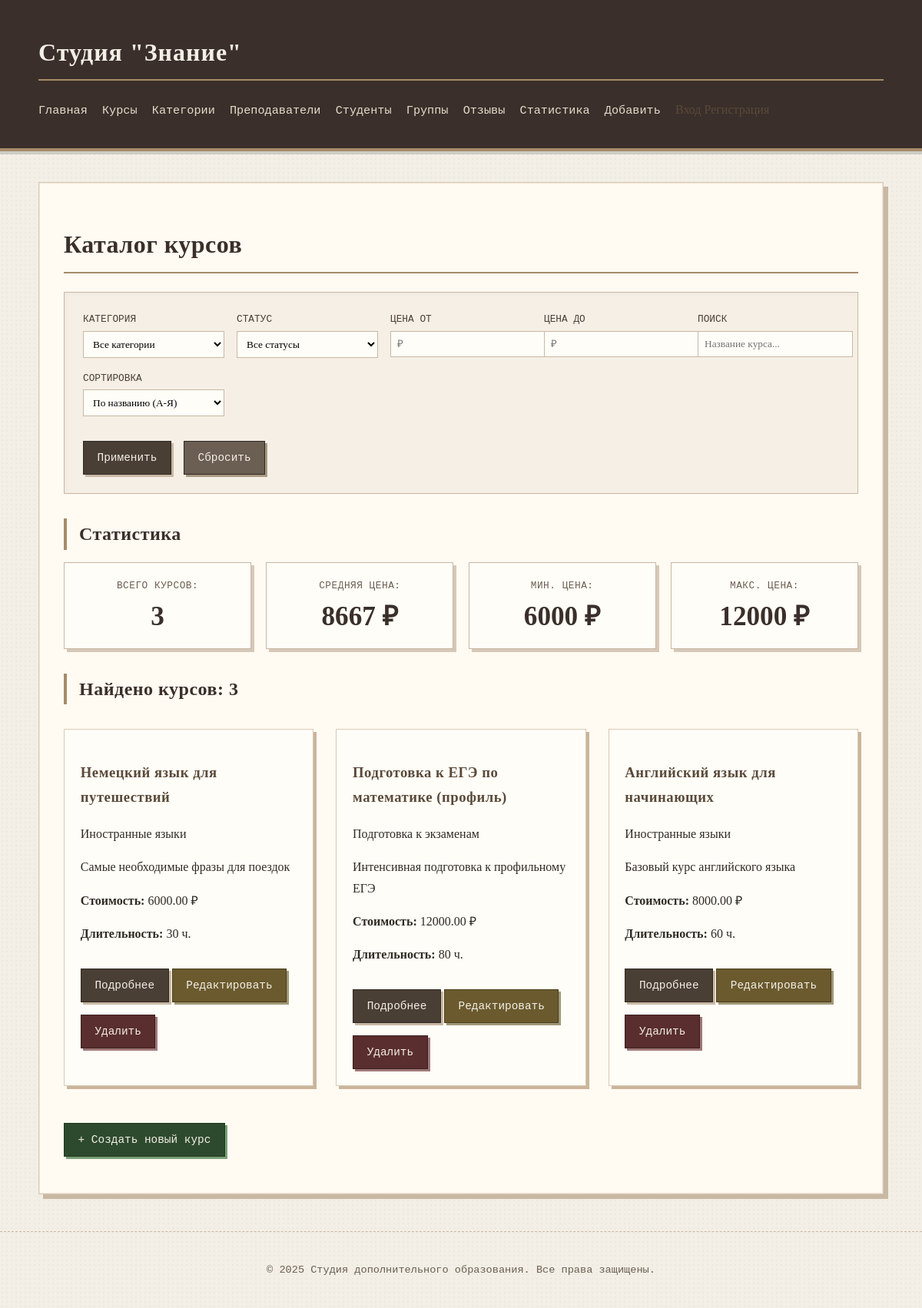
The page /education/courses/filter/ on the database its author committed.
### education/models.py (models this page shows, shortened)
class Course(models.Model):
    class Status(models.IntegerChoices):
        DRAFT = 0, 'Черновик'
        PUBLISHED = 1, 'Опубликован'
    category = models.ForeignKey(
        Category,
        on_delete=models.SET_NULL,
        null=True,
        related_name='courses',
        verbose_name="Категория"
    )
    title = models.CharField(max_length=100, verbose_name="Название")
    slug = models.SlugField(max_length=100, unique=True, db_index=True, verbose_name="URL")
    description = models.TextField(verbose_name="Краткое описание")
    full_description = models.TextField(blank=True, verbose_name="Полное описание")
    duration_hours = models.IntegerField(verbose_name="Длительность (часы)")
    price = models.DecimalField(max_digits=10, decimal_places=2, verbose_name="Стоимость")
    status = models.IntegerField(
        choices=Status.choices,
        default=Status.DRAFT,
        verbose_name="Статус"
    )
    time_create = models.DateTimeField(auto_now_add=True, verbose_name="Дата создания")
    time_update = models.DateTimeField(auto_now=True, verbose_name="Дата изменения")
    class Meta:
        db_table = 'courses'
        verbose_name = 'Курс'
        verbose_name_plural = 'Курсы'
        ordering = ['-time_create']
    def get_absolute_url(self):
        return reverse('course-detail-slug', kwargs={'course_slug': self.slug})

class Category(models.Model):
    name = models.CharField(max_length=100, verbose_name="Название категории", unique=True)
    slug = models.SlugField(max_length=100, unique=True, db_index=True, verbose_name="URL")
    description = models.TextField(blank=True, verbose_name="Описание категории")
    class Meta:
        db_table = 'categories'
        verbose_name = 'Категория'
        verbose_name_plural = 'Категории'
        ordering = ['name']
    def __str__(self):
        return self.name

### education/views.py (the view)
# urls.py: path('courses/filter/', views.courses_filtered, name='courses-filtered'),
def courses_filtered(request):
    courses = Course.published.all()
    form = CourseFilterForm(request.GET)
    if form.is_valid():
        category = form.cleaned_data.get('category')
        if category:
            courses = courses.filter(category=category)
        status = form.cleaned_data.get('status')
        if status:
            courses = courses.filter(status=status)
        price_min = form.cleaned_data.get('price_min')
        if price_min:
            courses = courses.filter(price__gte=price_min)
        price_max = form.cleaned_data.get('price_max')
        if price_max:
            courses = courses.filter(price__lte=price_max)
        search = form.cleaned_data.get('search')
        if search:
            courses = courses.filter(
                Q(title__icontains=search) |
                Q(description__icontains=search)
            )
        ordering = form.cleaned_data.get('ordering')
        if ordering:
            courses = courses.order_by(ordering)
        else:
            courses = courses.order_by('-time_create')
    courses = courses.select_related('category')
    stats = {
        'total': courses.count(),
        'avg_price': courses.aggregate(avg=Avg('price'))['avg'],
        'min_price': courses.aggregate(min=Min('price'))['min'],
        'max_price': courses.aggregate(max=Max('price'))['max'],
        'total_duration': courses.aggregate(sum=Sum('duration_hours'))['sum'],
    }
    data = {
        'title': 'Каталог курсов',
        'courses': courses,
        'form': form,
        'stats': stats,
    }
    return render(request, 'education/courses_filtered.html', data)

### education/models.py (called while the page is built)
    def get_queryset(self):
        return super().get_queryset().filter(status=Course.Status.PUBLISHED)

### education/templates/education/courses_filtered.html (shortened to what this page needs)
{% extends 'base.html' %}
{% block content %}
    <h1>{{ title }}</h1>
    <div class="filter-section">
        <form method="get" class="filter-form">
            <div class="filter-grid">
                {% for field in form %}
                <div class="filter-field">
                    <label>{{ field.label }}</label>
                    {{ field }}
                </div>
                {% endfor %}
            </div>
            <div class="filter-actions">
                <button type="submit" class="btn btn-primary">Применить</button>
                <a href="{% url 'courses-filtered' %}" class="btn btn-secondary">Сбросить</a>
            </div>
        </form>
    </div>
    {% if stats %}
    <div class="stats-section">
        <h2>Статистика</h2>
        <div class="stats-grid">
            <div class="stat-card">
                <span class="stat-label">Всего курсов:</span>
                <span class="stat-value">{{ stats.total }}</span>
            </div>
            {% if stats.avg_price %}
            <div class="stat-card">
                <span class="stat-label">Средняя цена:</span>
                <span class="stat-value">{{ stats.avg_price|floatformat:0 }} ₽</span>
            </div>
            {% endif %}
            {% if stats.min_price %}
            <div class="stat-card">
                <span class="stat-label">Мин. цена:</span>
                <span class="stat-value">{{ stats.min_price|floatformat:0 }} ₽</span>
            </div>
            {% endif %}
            {% if stats.max_price %}
            <div class="stat-card">
                <span class="stat-label">Макс. цена:</span>
                <span class="stat-value">{{ stats.max_price|floatformat:0 }} ₽</span>
            </div>
            {% endif %}
        </div>
    </div>
    {% endif %}
    <div class="courses-section">
        <h2>Найдено курсов: {{ courses.count }}</h2>
        {% if courses %}
        <div class="course-grid">
            {% for course in courses %}
            <div class="course-card">
                <h3>
                    <a href="{{ course.get_absolute_url }}">{{ course.title }}</a>
                </h3>
                <p class="category">{{ course.category.name }}</p>
                <p>{{ course.description|truncatewords:20 }}</p>
                <p><strong>Стоимость:</strong> {{ course.price }} ₽</p>
                <p><strong>Длительность:</strong> {{ course.duration_hours }} ч.</p>
                <div class="course-actions">
                    <a href="{{ course.get_absolute_url }}" class="btn">Подробнее</a>
                    <a href="{% url 'course-update' course.slug %}" class="btn btn-edit">Редактировать</a>
                    <a href="{% url 'course-delete' course.slug %}" class="btn btn-danger">Удалить</a>
                </div>
            </div>
            {% endfor %}
        </div>
        {% else %}
        <p>Курсы не найдены. Попробуйте изменить параметры фильтрации.</p>
        {% endif %}
    </div>
    <p class="back-link">
        <a href="{% url 'course-create' %}" class="btn btn-success">+ Создать новый курс</a>
    </p>
{% endblock %}

### education/static/education/css/styles.css (style rules this page uses)
body { font-family: "Georgia", "Times New Roman", serif; line-height: 1.7; margin: 0; padding: 0; background-color: #f3efe6; color: #2f2a24; background-image: radial-gradient(rgba(0,0,0,0.03) 1px, transparent 1px); background-size: 6px 6px; }
.course-grid { display: grid; grid-template-columns: repeat(auto-fill, minmax(280px, 1fr)); gap: 1.8rem; margin-top: 2rem; }
.course-card { background: #fffdf7; border: 1px solid #d8c9b6; padding: 1.3rem; box-shadow: 4px 4px 0 #cbb59a; transition: transform 0.15s ease, box-shadow 0.15s ease; }
.btn { display: inline-block; background-color: #4a3f35; color: #f3efe6; padding: 0.55rem 1.1rem; text-decoration: none; border: 1px solid #2f2a24; font-family: "Courier New", monospace; font-size: 0.9rem; margin-top: 1rem; box-shadow: 3px 3px 0 #c9b8a3; transition: all 0.15s ease; }
h1, h2, h3, h4, h5, h6 { font-family: "Georgia", "Times New Roman", serif; font-weight: 600; color: #3a2f2a; letter-spacing: 0.5px; }
h1 { border-bottom: 2px solid #a78b6a; padding-bottom: 0.5rem; margin-bottom: 1.5rem; }
h2 { font-size: 1.5rem; margin: 1.5rem 0 1rem; border-left: 4px solid #a78b6a; padding-left: 1rem; }
.btn-primary { background-color: #4a3f35; color: #f3efe6; }
.btn-secondary { background-color: #6b5e52; color: #f3efe6; box-shadow: 3px 3px 0 #a89883; }
.btn-danger { background-color: #5a2e2e; color: #f3efe6; border-color: #3a1e1e; box-shadow: 3px 3px 0 #a07878; }
.btn-success { background-color: #2e4a2e; color: #f3efe6; border-color: #1e3a1e; box-shadow: 3px 3px 0 #78a078; }
.btn-edit { background-color: #6b5a2e; color: #f3efe6; border-color: #4a3e1e; box-shadow: 3px 3px 0 #a09878; }
.stats-section { margin: 2rem 0; }
.stats-grid { display: grid; grid-template-columns: repeat(auto-fit, minmax(160px, 1fr)); gap: 1.2rem; }
.stat-card { background: #fffdf7; border: 1px solid #c9b8a3; padding: 1.2rem; text-align: center; box-shadow: 4px 4px 0 #d6c8b8; }
.stat-label { display: block; font-family: "Courier New", monospace; font-size: 0.8rem; text-transform: uppercase; letter-spacing: 0.5px; color: #6b5e52; margin-bottom: 0.5rem; }
.stat-value { display: block; font-family: "Georgia", serif; font-size: 2.2rem; font-weight: 700; color: #3a2f2a; line-height: 1.2; }
a { color: #5a4a3a; text-decoration: none; transition: all 0.15s ease; }
.filter-section { background: #f5efe6; padding: 1.5rem; border: 1px solid #c9b8a3; margin-bottom: 2rem; box-shadow: inset 2px 2px 4px rgba(0,0,0,0.03); }
.filter-grid { display: grid; grid-template-columns: repeat(auto-fit, minmax(180px, 1fr)); gap: 1rem; margin-bottom: 1rem; }
.filter-field label { display: block; margin-bottom: 0.25rem; font-family: "Courier New", monospace; font-size: 0.8rem; text-transform: uppercase; color: #4a3f35; }
.filter-field input, .filter-field select { width: 100%; padding: 0.5rem; border: 1px solid #c9b8a3; background: #fffdf7; font-family: "Georgia", serif; }
.filter-actions { display: flex; gap: 1rem; }
.back-link { margin-top: 2rem; }

### rows shown on the page
Course: title "Немецкий язык для путешествий", category.name "Иностранные языки", description "Самые необходимые фразы для поездок", price "6000.00", duration_hours "30"
Course: title "Подготовка к ЕГЭ по математике (профиль)", category.name "Подготовка к экзаменам", description "Интенсивная подготовка к профильному ЕГЭ", price "12000.00", duration_hours "80"
Course: title "Английский язык для начинающих", category.name "Иностранные языки", description "Базовый курс английского языка", price "8000.00", duration_hours "60"

### other values the page prints
{{ title }} "Каталог курсов"
{{ field.label }} "КАТЕГОРИЯ" "СТАТУС" "ЦЕНА ОТ" "ЦЕНА ДО" "ПОИСК" "СОРТИРОВКА"
{{ stats.total }} "3"
{{ stats.avg_price|floatformat:0 }} "8667"
{{ stats.min_price|floatformat:0 }} "6000"
{{ stats.max_price|floatformat:0 }} "12000"
{{ courses.count }} "3"
